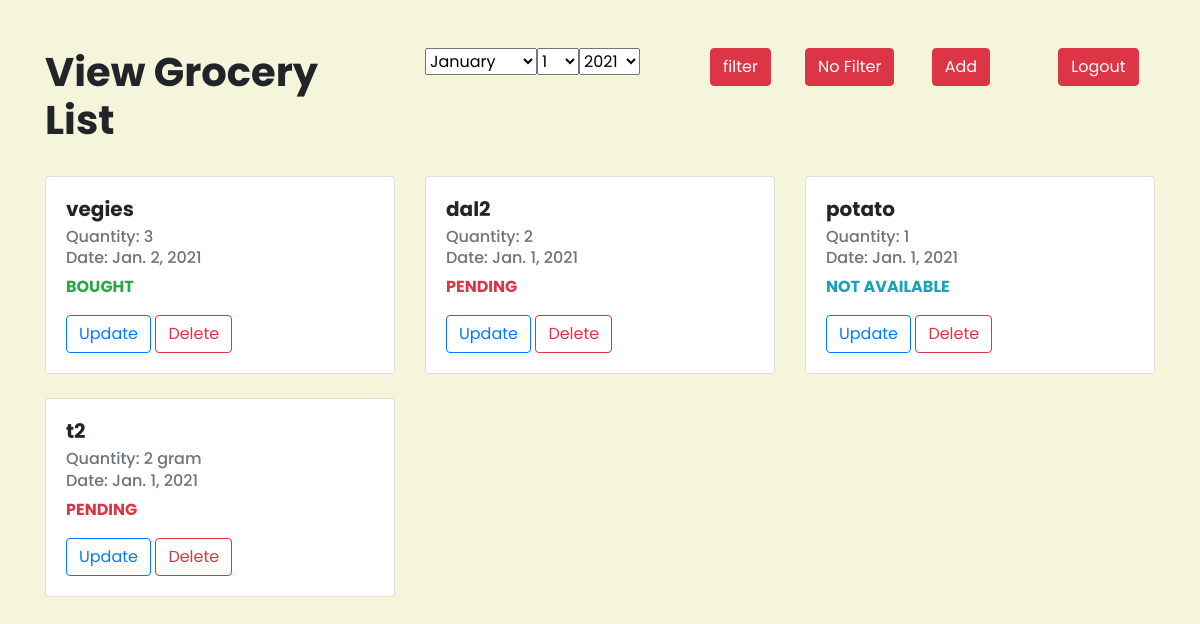
Screenshot of / (signed in) with the database file from the repository.
### grocery/models.py (models this page shows)
class Grocery(models.Model):
    user = models.ForeignKey(User, on_delete=models.CASCADE)
    name = CharField(max_length=50, null=False, blank=False)
    quantity = CharField(max_length=50, null=False, blank=False)
    status = CharField(max_length=1, choices=CHOICES)
    date = DateField(null=False, blank=False)

### grocery/views.py (the view)
# urls.py: path("", views.index, name="index"),
@login_required(login_url="/login")
def index(request):
    if request.method == "POST":
        f = FilterGrocery(request.POST)
        if f.is_valid():
            groceries = Grocery.objects.all().filter(user=request.user, date=f.cleaned_data["date_filter"])
            context = {"groceries": groceries, "form": f}
        else:
            error = f.errors
            groceries = Grocery.objects.all().filter(user=request.user)
            context = {"groceries": groceries, "form": f, "error": error}
    else:
        groceries = Grocery.objects.all().filter(user=request.user)
        f = FilterGrocery()
        context = {"groceries": groceries, "form": f}
    return render(request, "index.html", context)

### grocery/forms.py
class FilterGrocery(forms.Form):
    date_filter = forms.DateField(widget=forms.SelectDateWidget())

### grocery/templates/index.html (shortened to what this page needs)
{% load static %}
<html>
<head>
    <link rel="stylesheet" href="https://maxcdn.bootstrapcdn.com/bootstrap/4.4.1/css/bootstrap.min.css">
    <link rel="stylesheet" href="{% static 'grocery/css/style.css' %}">
</head>
<body>
    <div class="container mt-5">
        <div class="row">
            <div class="col-lg-4">
                <h1>View Grocery List</h1>
            </div>
            <div class="col-lg-8">
                <div class="row">
                    <form class="col-lg-6" action="/" method="post">
                        <div class="row">
                            <div class="col-lg-9">
                                {{form.date_filter}}
                            </div>
                            <div class="col-lg-3">
                                <input type="submit" class="btn btn-danger" value="filter">
                            </div>
                        </div>
                    </form>
                    <div class="col-lg-2">
                        <a href="/" role="button" class="btn text-nowrap btn-danger">No Filter</a>
                    </div>
                    <div class="col-lg-2">
                        <a href="/add" role="button" class="btn btn-danger">Add</a>
                    </div>
                    <div class="col-lg-2">
                        <a href="/logout" role="button" class="btn btn-danger mr-2">Logout</a>
                    </div>
                </div>
            </div>
        </div>
        {% if groceries %}
        <div class="row row-cols-3">
            {% for row in groceries %}
            <div class="col mt-4">
                <div class="card">
                    <div class="card-body">
                        <h5 class="card-title">{{row.name}}</h5>
                        <h6 class="card-subtitle mb-2 text-muted">Quantity: {{ row.quantity }}</h6>
                        <h6 class="card-subtitle mb-2 text-muted">Date: {{row.date}}</h6>
                        {%if row.status == '0' %}
                        <p class="font-weight-bold text-danger">PENDING</p>
                        {% elif row.status == '1' %}
                        <p class="font-weight-bold text-success">BOUGHT</p>
                        {% else %}
                        <p class="font-weight-bold text-info">NOT AVAILABLE</p>
                        {%endif%}
                        <a class="mx-auto btn btn-outline-primary" role="button" href="/update/{{row.id}}">Update</a>
                        <a class="mx-auto btn btn-outline-danger" role="button" href="/delete/{{row.id}}">Delete</a>
                    </div>
                </div>
            </div>
            {% endfor %}
        </div>
        {% else %}
        <p>No groceries found.</p>
        {% endif %}
    </div>
</body>
</html>

### grocery/static/grocery/css/style.css (style rules this page uses)
body { font-family: 'Poppins', sans-serif; font-weight: 300; background-color: beige; }
h1, h2, h3, h4, h5 { font-family: 'Poppins', sans-serif; font-weight: 700; }

### rows the page displays
Grocery: name "vegies", quantity "3", date "Jan. 2, 2021", status "BOUGHT"
Grocery: name "dal2", quantity "2", date "Jan. 1, 2021", status "PENDING"
Grocery: name "potato", quantity "1", date "Jan. 1, 2021", status "NOT AVAILABLE"
Grocery: name "t2", quantity "2 gram", date "Jan. 1, 2021", status "PENDING"
